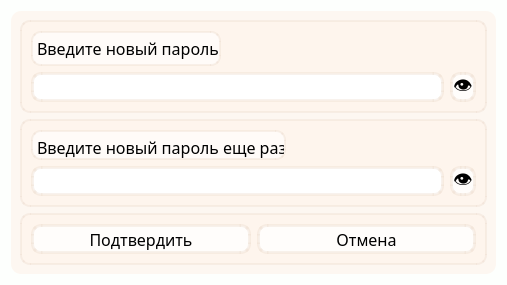
<?xml version="1.0" encoding="UTF-8"?>
<ui version="4.0">
 <class>change_pass_form</class>
 <widget class="QWidget" name="change_pass_form">
  <property name="geometry">
   <rect>
    <x>0</x>
    <y>0</y>
    <width>507</width>
    <height>279</height>
   </rect>
  </property>
  <property name="windowTitle">
   <string>Form</string>
  </property>
  <property name="styleSheet">
   <string notr="true">background-color: rgba(253, 255, 253, 255);
font-family: Bahnschrift;</string>
  </property>
  <layout class="QHBoxLayout" name="horizontalLayout_2">
   <item>
    <widget class="QFrame" name="frame_4">
     <property name="styleSheet">
      <string notr="true">background-color: rgba(254, 244, 236, 180);
border-radius: 10px;</string>
     </property>
     <property name="frameShape">
      <enum>QFrame::StyledPanel</enum>
     </property>
     <property name="frameShadow">
      <enum>QFrame::Raised</enum>
     </property>
     <layout class="QVBoxLayout" name="verticalLayout_2">
      <item>
       <widget class="QFrame" name="frame_3">
        <property name="styleSheet">
         <string notr="true">background-color: rgba(254, 238, 229, 80);
border: 2px solid rgba(236, 218, 204, 90);
border-radius: 10px;</string>
        </property>
        <property name="frameShape">
         <enum>QFrame::StyledPanel</enum>
        </property>
        <property name="frameShadow">
         <enum>QFrame::Raised</enum>
        </property>
        <layout class="QVBoxLayout" name="verticalLayout_3">
         <item>
          <widget class="QLabel" name="change_pass_label">
           <property name="minimumSize">
            <size>
             <width>30</width>
             <height>0</height>
            </size>
           </property>
           <property name="maximumSize">
            <size>
             <width>190</width>
             <height>16777215</height>
            </size>
           </property>
           <property name="font">
            <font>
             <family>Bahnschrift</family>
             <pointsize>12</pointsize>
            </font>
           </property>
           <property name="styleSheet">
            <string notr="true">background-color: rgba(255, 255, 255, 160);
border: 2px solid rgba(236, 218, 204, 90);
border-radius: 10px;</string>
           </property>
           <property name="text">
            <string>Введите новый пароль:</string>
           </property>
           <property name="alignment">
            <set>Qt::AlignLeading|Qt::AlignLeft|Qt::AlignTop</set>
           </property>
          </widget>
         </item>
         <item>
          <layout class="QHBoxLayout" name="horizontalLayout_4">
           <item>
            <widget class="QLineEdit" name="change_pass_lineEdit">
             <property name="minimumSize">
              <size>
               <width>0</width>
               <height>30</height>
              </size>
             </property>
             <property name="font">
              <font>
               <family>Bahnschrift</family>
               <pointsize>12</pointsize>
              </font>
             </property>
             <property name="styleSheet">
              <string notr="true">background-color: white;
border: 3px solid rgba(236, 218, 204, 90);
border-radius: 10px;</string>
             </property>
            </widget>
           </item>
           <item>
            <widget class="QPushButton" name="pushButton_set_visible_pass">
             <property name="minimumSize">
              <size>
               <width>0</width>
               <height>30</height>
              </size>
             </property>
             <property name="font">
              <font>
               <family>Bahnschrift</family>
               <pointsize>14</pointsize>
              </font>
             </property>
             <property name="styleSheet">
              <string notr="true">QPushButton {
background-color: rgba(255, 255, 255, 200);
border: 3px solid rgba(236, 218, 204, 90);
border-radius: 10px;
}
QPushButton:hover {
background-color: rgba(236, 218, 204, 90);
}
QPushButton:pressed {
background-color: rgba(236, 218, 204, 150);
}</string>
             </property>
             <property name="text">
              <string>👁️</string>
             </property>
            </widget>
           </item>
          </layout>
         </item>
        </layout>
       </widget>
      </item>
      <item>
       <widget class="QFrame" name="frame">
        <property name="styleSheet">
         <string notr="true">background-color: rgba(254, 238, 229, 80);
border: 2px solid rgba(236, 218, 204, 90);
border-radius: 10px;</string>
        </property>
        <property name="frameShape">
         <enum>QFrame::StyledPanel</enum>
        </property>
        <property name="frameShadow">
         <enum>QFrame::Raised</enum>
        </property>
        <layout class="QVBoxLayout" name="verticalLayout">
         <item>
          <widget class="QLabel" name="change_pass_2_label">
           <property name="minimumSize">
            <size>
             <width>0</width>
             <height>30</height>
            </size>
           </property>
           <property name="maximumSize">
            <size>
             <width>255</width>
             <height>16777215</height>
            </size>
           </property>
           <property name="font">
            <font>
             <family>Bahnschrift</family>
             <pointsize>12</pointsize>
            </font>
           </property>
           <property name="styleSheet">
            <string notr="true">background-color: rgba(255, 255, 255, 160);
border: 2px solid rgba(236, 218, 204, 90);
border-radius: 10px;</string>
           </property>
           <property name="text">
            <string>Введите новый пароль еще раз:</string>
           </property>
           <property name="alignment">
            <set>Qt::AlignLeading|Qt::AlignLeft|Qt::AlignTop</set>
           </property>
          </widget>
         </item>
         <item>
          <layout class="QHBoxLayout" name="horizontalLayout_3">
           <item>
            <widget class="QLineEdit" name="change_pass_2_lineEdit">
             <property name="minimumSize">
              <size>
               <width>0</width>
               <height>30</height>
              </size>
             </property>
             <property name="font">
              <font>
               <family>Bahnschrift</family>
               <pointsize>12</pointsize>
              </font>
             </property>
             <property name="styleSheet">
              <string notr="true">background-color: white;
border: 3px solid rgba(236, 218, 204, 90);
border-radius: 10px;</string>
             </property>
            </widget>
           </item>
           <item>
            <widget class="QPushButton" name="pushButton_set_visible_pass_2">
             <property name="minimumSize">
              <size>
               <width>0</width>
               <height>30</height>
              </size>
             </property>
             <property name="font">
              <font>
               <family>Bahnschrift</family>
               <pointsize>14</pointsize>
              </font>
             </property>
             <property name="styleSheet">
              <string notr="true">QPushButton {
background-color: rgba(255, 255, 255, 200);
border: 3px solid rgba(236, 218, 204, 90);
border-radius: 10px;
}
QPushButton:hover {
background-color: rgba(236, 218, 204, 90);
}
QPushButton:pressed {
background-color: rgba(236, 218, 204, 150);
}</string>
             </property>
             <property name="text">
              <string>👁️</string>
             </property>
            </widget>
           </item>
          </layout>
         </item>
        </layout>
       </widget>
      </item>
      <item>
       <widget class="QFrame" name="frame_2">
        <property name="styleSheet">
         <string notr="true">background-color: rgba(254, 238, 229, 80);
border: 2px solid rgba(236, 218, 204, 90);
border-radius: 10px;</string>
        </property>
        <property name="frameShape">
         <enum>QFrame::StyledPanel</enum>
        </property>
        <property name="frameShadow">
         <enum>QFrame::Raised</enum>
        </property>
        <layout class="QHBoxLayout" name="horizontalLayout">
         <item>
          <widget class="QPushButton" name="confirm_pushbutton">
           <property name="minimumSize">
            <size>
             <width>0</width>
             <height>30</height>
            </size>
           </property>
           <property name="font">
            <font>
             <family>Bahnschrift</family>
             <pointsize>12</pointsize>
            </font>
           </property>
           <property name="styleSheet">
            <string notr="true">QPushButton {
background-color: rgba(255, 255, 255, 200);
border: 3px solid rgba(236, 218, 204, 90);
border-radius: 10px;
}
QPushButton:hover {
background-color: rgba(236, 218, 204, 90);
}
QPushButton:pressed {
background-color: rgba(236, 218, 204, 150);
}</string>
           </property>
           <property name="text">
            <string>Подтвердить</string>
           </property>
          </widget>
         </item>
         <item>
          <widget class="QPushButton" name="cancel_pushbutton">
           <property name="minimumSize">
            <size>
             <width>0</width>
             <height>30</height>
            </size>
           </property>
           <property name="font">
            <font>
             <family>Bahnschrift</family>
             <pointsize>12</pointsize>
            </font>
           </property>
           <property name="styleSheet">
            <string notr="true">QPushButton {
background-color: rgba(255, 255, 255, 200);
border: 3px solid rgba(236, 218, 204, 90);
border-radius: 10px;
}
QPushButton:hover {
background-color: rgba(236, 218, 204, 90);
}
QPushButton:pressed {
background-color: rgba(236, 218, 204, 150);
}</string>
           </property>
           <property name="text">
            <string>Отмена</string>
           </property>
          </widget>
         </item>
        </layout>
       </widget>
      </item>
     </layout>
    </widget>
   </item>
  </layout>
 </widget>
 <resources/>
 <connections/>
</ui>
